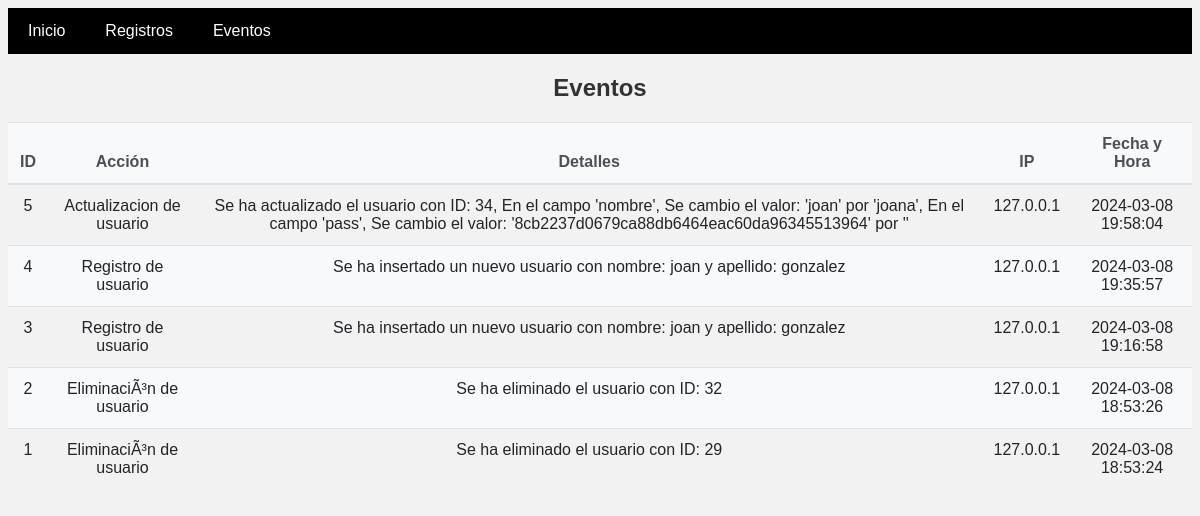
The page /eventos.php on the database its author committed.
### tables this page shows
CREATE TABLE `eventos` (
  `id` int(11) NOT NULL,
  `accion` varchar(255) DEFAULT NULL,
  `detalles` text,
  `ip` varchar(45) DEFAULT NULL,
  `fecha_hora` timestamp NOT NULL DEFAULT CURRENT_TIMESTAMP
);

### eventos.php (the view, shortened to what this page needs)
<!DOCTYPE html>
<html lang="es">
<head>
    <link rel="stylesheet" href="style/sy.css">
</head>
<body>
    <div class="navbar">
    <a href="index.php">Inicio</a>
    <a href="usuarios.php">Registros</a>
    <a href="eventos.php">Eventos</a>
    </div>
    <h2 style="text-align: center";>Eventos</h2>
    <table>
        <thead>
            <tr>
                <th>ID</th>
                <th>Acción</th>
                <th>Detalles</th>
                <th>IP</th>
                <th>Fecha y Hora</th>
            </tr>
        </thead>
        <tbody>
            <?php
            $conexion = conexion();
            $query = "SELECT * FROM eventos ORDER BY fecha_hora DESC";
            $result = mysqli_query($conexion, $query);
            if ($result && mysqli_num_rows($result) > 0) {
                while ($row = mysqli_fetch_assoc($result)) {
                    echo "<tr>";
                    echo "<td>" . $row['id'] . "</td>";
                    echo "<td>" . $row['accion'] . "</td>";
                    echo "<td>" . $row['detalles'] . "</td>";
                    echo "<td>" . $row['ip'] . "</td>";
                    echo "<td>" . $row['fecha_hora'] . "</td>";
                    echo "</tr>";
                }
            } else {
                echo "<tr><td colspan='6'>No se encontraron eventos registrados.</td></tr>";
            }
            ?>
        </tbody>
    </table>
</body>
</html>

### style/sy.css (style rules this page uses)
body { font-family: Arial, sans-serif; background-color: #f2f2f2; color: #333; }
.navbar { background-color: #000000; overflow: hidden; }
.navbar a { float: left; display: block; color: #ffffff; text-align: center; padding: 14px 20px; text-decoration: none; }
table { width: 100%; margin-bottom: 1rem; color: #212529; border-collapse: collapse; }
th, td { text-align: center; padding: 0.75rem; vertical-align: top; border-top: 1px solid #dee2e6; }
th { vertical-align: bottom; border-bottom: 2px solid #dee2e6; background-color: #f8f9fa; color: #495057; }
tbody tr:nth-of-type(even) { background-color: #f8f9fa; }

### rows shown on the page
eventos: id "5", accion "Actualizacion de usuario", detalles "Se ha actualizado el usuario con ID: 34, En el campo 'nombre', Se cambio el valor: 'joan' por 'joana', En el campo 'pass', Se cambio el valor: '8cb2237d0679ca88db6464eac60da96345513964' por ''", ip "127.0.0.1", fecha_hora "2024-03-08 19:58:04"
eventos: id "4", accion "Registro de usuario", detalles "Se ha insertado un nuevo usuario con nombre: joan y apellido: gonzalez", ip "127.0.0.1", fecha_hora "2024-03-08 19:35:57"
eventos: id "3", accion "Registro de usuario", detalles "Se ha insertado un nuevo usuario con nombre: joan y apellido: gonzalez", ip "127.0.0.1", fecha_hora "2024-03-08 19:16:58"
eventos: id "2", accion "EliminaciÃ³n de usuario", detalles "Se ha eliminado el usuario con ID: 32", ip "127.0.0.1", fecha_hora "2024-03-08 18:53:26"
eventos: id "1", accion "EliminaciÃ³n de usuario", detalles "Se ha eliminado el usuario con ID: 29", ip "127.0.0.1", fecha_hora "2024-03-08 18:53:24"
